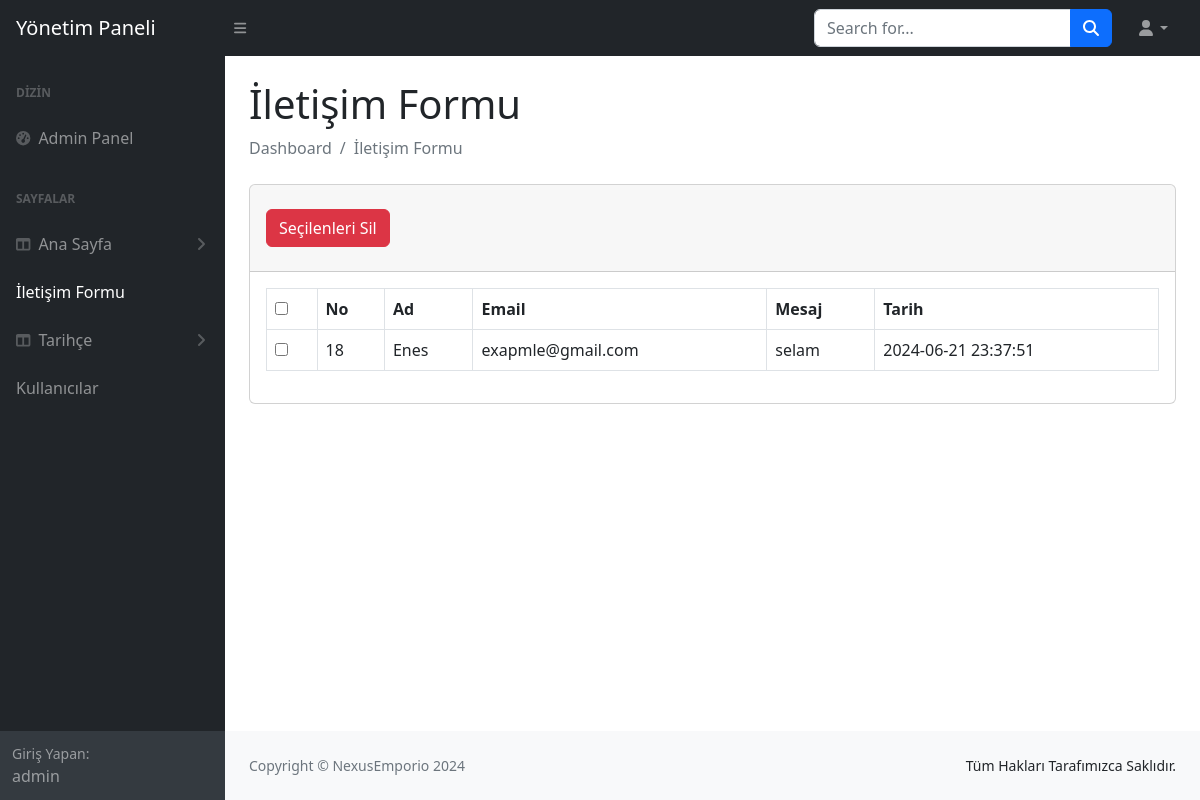
The page /admin/iletisimformu.php (signed in) on the database its author committed.
### tables this page shows
CREATE TABLE IF NOT EXISTS `iletisimformu` (
  `id` int NOT NULL AUTO_INCREMENT,
  `ad` char(50) NOT NULL,
  `email` char(50) NOT NULL,
  `mesaj` varchar(1000) NOT NULL,
  `tarih` datetime NOT NULL DEFAULT CURRENT_TIMESTAMP,
  PRIMARY KEY (`id`)
);

### admin/iletisimformu.php (the view, shortened to what this page needs)
<?php
$sayfa="İletişim Formu";
include('inc/ahead.php');
?>
                <main>
                    <div class="container-fluid px-4">
                        <h1 class="mt-4"><?=$sayfa?></h1>
                        <ol class="breadcrumb mb-4">
                            <li class="breadcrumb-item active">Dashboard</li>
                            <li class="breadcrumb-item active"><?=$sayfa?></li>
                        </ol>
                        <form action="" method="POST">
                        <div class="card mb-4">
                            <div class="card-header">
                            <div>
                                                        <button type="submit" class="btn btn-danger my-3"> Seçilenleri Sil</button>
                             </div>
                            </div>
                            <div class="card-body">
                                <table class="table table-bordered" id="datatablesSimple" width="100%" cellspacing="0">
                                    <thead>
                                        <tr>
                                        <th>
                                            <input type="checkbox" id="tumunuSec" onclick="TumunuSec();" value="">
                                        </th>
                                            <th>No</th>
                                            <th>Ad</th>
                                            <th>Email</th>
                                            <th>Mesaj</th>
                                            <th>Tarih</th>
                                        </tr>
                                    </thead>
                                    <tbody>
                                        <?php
                                            $sorgu=$baglanti->prepare("SELECT * FROM iletisimformu");
                                            $sorgu->execute();
                                            while($sonuc=$sorgu->fetch()){
                                        ?>
                                        <tr>
                                        <td>
                                            <input class="cbSil" type="checkbox" name="sil[]" value="<?= $sonuc['id']; ?>">
                                        </td>
                                            <td><?=$sonuc["id"]?></td>
                                            <td><?=$sonuc["ad"]?></td>
                                            <td><?=$sonuc["email"]?></td>
                                            <td><?=$sonuc["mesaj"]?></td>
                                            <td><?=$sonuc["tarih"]?></td>
                                        <?php
                                        }
                                        ?>
                                    </tbody>
                                </table>
                            </div>
                        </div>
                        </form>
                    </div>
                </main>
<?php
include('inc/afooter.php');
?>

### rows shown on the page
iletisimformu: id "18", ad "Enes", email "exapmle@gmail.com", mesaj "selam", tarih "2024-06-21 23:37:51"

### other values the page prints
$_SESSION["kadi"] "admin"
$sayfa "İletişim Formu"
